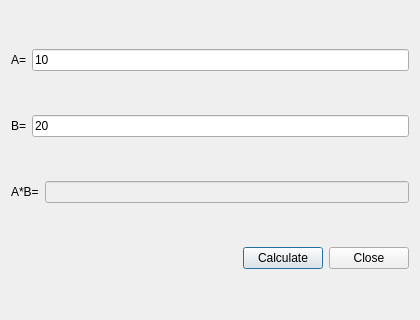
<?xml version="1.0" encoding="UTF-8"?>
<ui version="4.0"><class>Dialog</class><widget class="QDialog" name="Dialog"><property name="geometry"><rect><x>0</x><y>0</y><width>420</width><height>320</height></rect></property><property name="windowTitle"><string>Rows 0</string></property><layout class="QVBoxLayout" name="verticalLayout"><property name="leftMargin"><number>11</number></property><property name="topMargin"><number>11</number></property><property name="rightMargin"><number>11</number></property><property name="bottomMargin"><number>11</number></property><property name="spacing"><number>6</number></property><item><layout class="QHBoxLayout" name="rowLayout"><property name="leftMargin"><number>0</number></property><property name="topMargin"><number>0</number></property><property name="rightMargin"><number>0</number></property><property name="bottomMargin"><number>0</number></property><property name="spacing"><number>6</number></property><item><widget class="QLabel" name="label"><property name="text"><string>A=</string></property></widget></item><item><widget class="QLineEdit" name="lineEdit"><property name="text"><string>10</string></property></widget></item></layout></item><item><layout class="QHBoxLayout" name="rowLayout"><property name="leftMargin"><number>0</number></property><property name="topMargin"><number>0</number></property><property name="rightMargin"><number>0</number></property><property name="bottomMargin"><number>0</number></property><property name="spacing"><number>6</number></property><item><widget class="QLabel" name="label"><property name="text"><string>B=</string></property></widget></item><item><widget class="QLineEdit" name="lineEdit"><property name="text"><string>20</string></property></widget></item></layout></item><item><layout class="QHBoxLayout" name="rowLayout"><property name="leftMargin"><number>0</number></property><property name="topMargin"><number>0</number></property><property name="rightMargin"><number>0</number></property><property name="bottomMargin"><number>0</number></property><property name="spacing"><number>6</number></property><item><widget class="QLabel" name="label"><property name="text"><string>A*B=</string></property></widget></item><item><widget class="QLineEdit" name="lineEdit"><property name="enabled"><bool>false</bool></property></widget></item></layout></item><item><layout class="QHBoxLayout" name="buttons"><property name="leftMargin"><number>0</number></property><property name="topMargin"><number>0</number></property><property name="rightMargin"><number>0</number></property><property name="bottomMargin"><number>0</number></property><property name="spacing"><number>6</number></property><item><spacer name="horizontalSpacer"><property name="orientation"><enum>Qt::Orientation::Horizontal</enum></property><property name="sizeHint" stdset="0"><size><width>40</width><height>20</height></size></property></spacer></item><item><widget class="QPushButton" name="calc"><property name="text"><string>Calculate</string></property></widget></item><item><widget class="QPushButton" name="close"><property name="text"><string>Close</string></property></widget></item></layout></item></layout></widget></ui>
